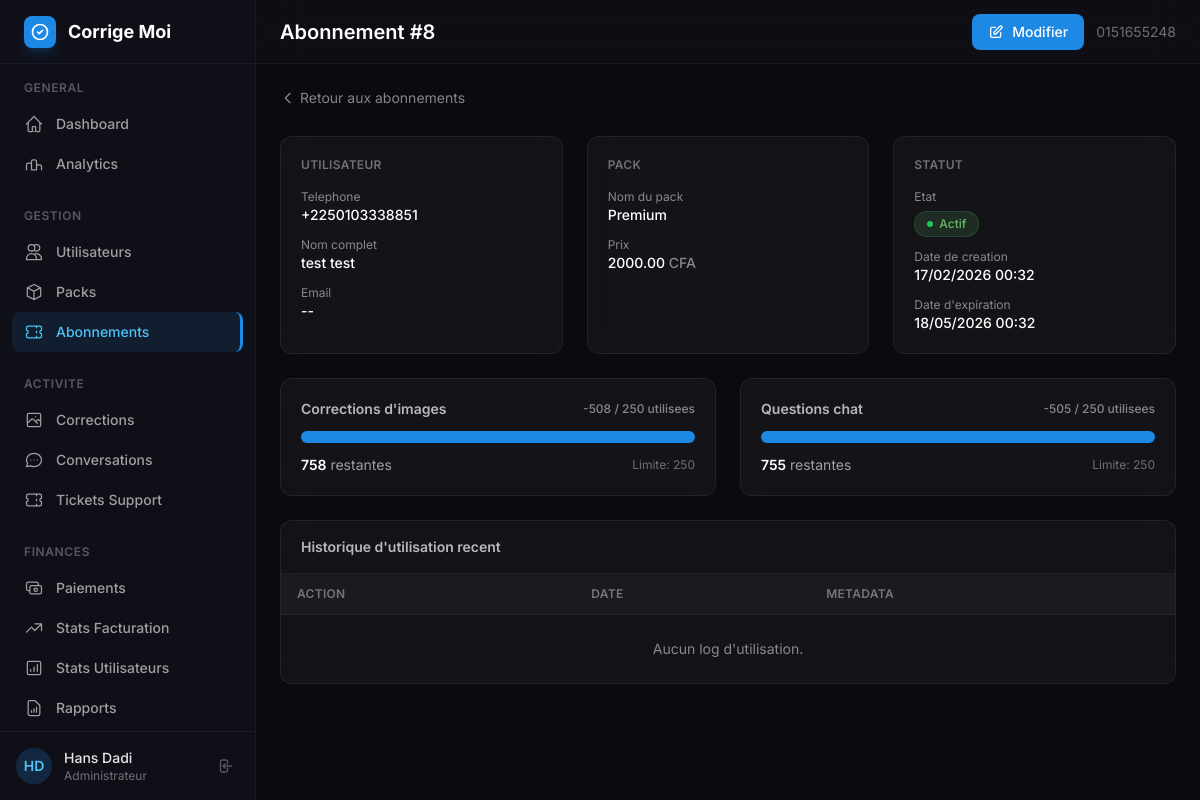
Page /custom-admin/subscription/8/ (signed in) on the earlier database version.
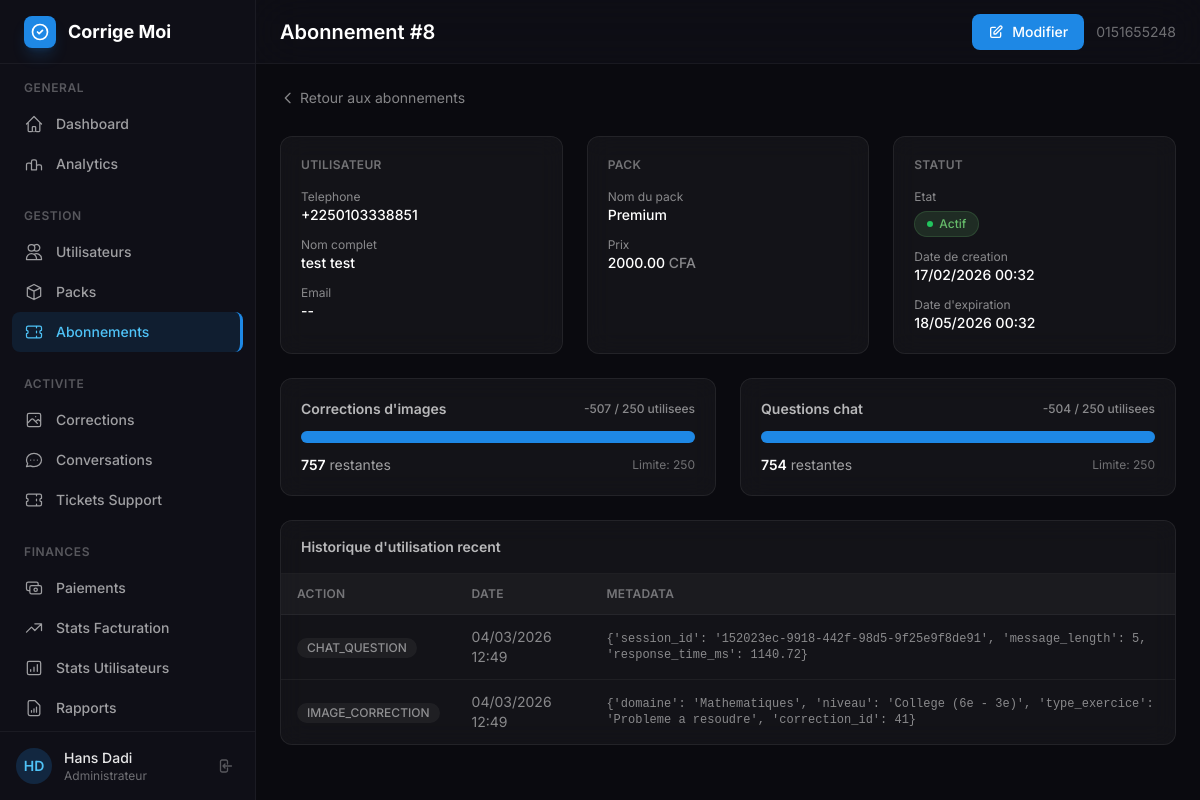
Same page on the later database version.
### subscriptions/models.py (models this page shows, shortened)
class Subscription(models.Model):
    user = models.ForeignKey(
        User, on_delete=models.CASCADE, related_name="subscriptions"
    )
    pack = models.ForeignKey(Pack, on_delete=models.CASCADE, related_name="subscriptions")
    token = models.UUIDField(default=uuid.uuid4, editable=False, unique=True)
    api_key = models.CharField(max_length=100, unique=True, default=generate_api_key)
    image_corrections_remaining = models.PositiveIntegerField(default=0)
    chat_questions_remaining = models.PositiveIntegerField(default=0)
    is_active = models.BooleanField(default=True)
    created_at = models.DateTimeField(auto_now_add=True)
    expires_at = models.DateTimeField(null=True, blank=True)
    class Meta:
        pass

class Pack(models.Model):
    DURATION_CHOICES = [
        (0, 'Illimité'),
        (30, '30 jours'),
        (90, '90 jours'),
        (365, '1 an'),
    ]
    name = models.CharField(max_length=100, unique=True)
    slug = models.SlugField(max_length=100, blank=True)
    price = models.DecimalField(max_digits=10, decimal_places=2)
    description = models.TextField()
    features = models.JSONField(default=list, blank=True)
    is_best_plan = models.BooleanField(default=False)
    is_active = models.BooleanField(default=True)
    image_corrections_limit = models.PositiveIntegerField(
        default=0,
        help_text="Nombre d'envois d'images autorisés (0 = illimité)"
    )
    chat_questions_limit = models.PositiveIntegerField(
        default=0,
        help_text="Nombre de questions au chatbot autorisées (0 = illimité)"
    )
    duration = models.PositiveIntegerField(
        choices=DURATION_CHOICES,
        default=30,
        help_text="Durée en jours (0 = illimité)"
    )
    created_at = models.DateTimeField(auto_now_add=True)
    updated_at = models.DateTimeField(auto_now=True)
    class Meta:
        verbose_name = "Pack Abonnement"
        verbose_name_plural = "Packs Abonnement"

class UsageLog(models.Model):
    ACTION_TYPES = [
        ('IMAGE_CORRECTION', 'Correction d\'image'),
        ('CHAT_QUESTION', 'Question au chatbot'),
    ]
    subscription = models.ForeignKey(
        Subscription, on_delete=models.CASCADE, related_name="usage_logs"
    )
    action = models.CharField(max_length=20, choices=ACTION_TYPES)
    timestamp = models.DateTimeField(auto_now_add=True)
    metadata = models.JSONField(default=dict, blank=True)  # ex: domaine, niveau, etc.
    class Meta:
        ordering = ['-timestamp']
        indexes = [models.Index(fields=['-timestamp'])]

### authentification/models.py (models this page shows, shortened)
class CustomUser(AbstractBaseUser, PermissionsMixin):
    ROLE_CHOICES = [('student', 'Élève'), ('teacher', 'Enseignant')]
    phone_number = models.CharField(
        max_length=15,
        unique=True,
        error_messages={
            'unique': _("Un utilisateur avec ce numéro de téléphone existe déjà.")
        }
    )
    email = models.EmailField(blank=True, null=True)
    first_name = models.CharField(max_length=50)
    last_name = models.CharField(max_length=50)
    is_active = models.BooleanField(default=True)
    is_staff = models.BooleanField(default=False)
    is_verified = models.BooleanField(default=False)
    role = models.CharField(max_length=10, choices=ROLE_CHOICES, default='student')
    country = models.CharField(max_length=100, blank=True, null=True)
    school_level = models.CharField(max_length=100, blank=True, null=True)
    institution = models.CharField(max_length=200, blank=True, null=True)
    age = models.PositiveIntegerField(blank=True, null=True)
    date_joined = models.DateTimeField(default=timezone.now)
    USERNAME_FIELD = 'phone_number'
    REQUIRED_FIELDS = ['first_name', 'last_name']
    objects = CustomUserManager()

### custom_admin/views.py (the view)
# urls.py: path('subscription/<int:subscription_id>/', views.admin_subscription_detail, name='subscription_detail'),
@staff_required
def admin_subscription_detail(request, subscription_id):
    sub = get_object_or_404(
        Subscription.objects.select_related('user', 'pack'),
        id=subscription_id
    )
    images_limit = sub.pack.image_corrections_limit or 999999
    chat_limit = sub.pack.chat_questions_limit or 999999
    images_used = images_limit - sub.image_corrections_remaining
    chat_used = chat_limit - sub.chat_questions_remaining
    recent_logs = UsageLog.objects.filter(subscription=sub).order_by('-timestamp')[:10]
    context = {
        'subscription': sub,
        'images_used': images_used,
        'chat_used': chat_used,
        'images_limit': images_limit,
        'chat_limit': chat_limit,
        'recent_logs': recent_logs,
    }
    return render(request, 'custom_admin/admin/subscription_detail.html', context)

### custom_admin/views.py (called while the page is built)
def staff_required(view_func):
    @wraps(view_func)
    def wrapper(request, *args, **kwargs):
        if not request.user.is_authenticated:
            from django.shortcuts import redirect
            return redirect(f'/custom-admin/login/?next={request.path}')
        if not request.user.is_staff:
            from django.shortcuts import render as _render
            return _render(request, '403.html', status=403)
        return view_func(request, *args, **kwargs)
    return wrapper

### custom_admin/templates/custom_admin/admin/subscription_detail.html (shortened to what the changed rows need)
{% extends "custom_admin/base_admin.html" %}
{% block page_title %}Abonnement #{{ subscription.id }}{% endblock %}
{% block content %}
<div class="grid grid-cols-1 lg:grid-cols-3 gap-6 mb-6">
    <div class="glass-card rounded-xl p-5">
        <div class="space-y-3">
            <div>
                <p class="text-xs text-white/50">Telephone</p>
                <p class="text-sm font-medium text-white">{{ subscription.user.phone_number }}</p>
            </div>
            <div>
                <p class="text-xs text-white/50">Nom complet</p>
                <p class="text-sm font-medium text-white">{{ subscription.user.first_name }} {{ subscription.user.last_name }}</p>
            </div>
            <div>
                <p class="text-xs text-white/50">Email</p>
                <p class="text-sm font-medium text-white">{{ subscription.user.email|default:"--" }}</p>
            </div>
        </div>
    </div>
    <div class="glass-card rounded-xl p-5">
        <div class="space-y-3">
            <div>
                <p class="text-xs text-white/50">Nom du pack</p>
                <p class="text-sm font-medium text-white">{{ subscription.pack.name }}</p>
            </div>
            <div>
                <p class="text-xs text-white/50">Prix</p>
                <p class="text-sm font-medium text-white">{{ subscription.pack.price }} <span class="text-white/50">CFA</span></p>
            </div>
        </div>
    </div>
    <div class="glass-card rounded-xl p-5">
        <div class="space-y-3">
            <div>
                <p class="text-xs text-white/50">Date de creation</p>
                <p class="text-sm font-medium text-white">{{ subscription.created_at|date:"d/m/Y H:i" }}</p>
            </div>
            <div>
                <p class="text-xs text-white/50">Date d'expiration</p>
                <p class="text-sm font-medium text-white">{{ subscription.expires_at|date:"d/m/Y H:i" }}</p>
            </div>
        </div>
    </div>
</div>
<div class="grid grid-cols-1 md:grid-cols-2 gap-6 mb-6">
    <div class="glass-card rounded-xl p-5">
        <div class="flex items-center justify-between mb-3">
            <h3 class="text-sm font-semibold text-white/70">Corrections d'images</h3>
            <span class="text-xs font-medium text-white/50">{{ images_used }} / {{ images_limit }} utilisees</span>
        </div>
            {% widthratio images_used images_limit 100 as images_pct %}
        <div class="flex items-center justify-between">
            <p class="text-sm text-white/60">
                <span class="font-semibold text-white">{{ subscription.image_corrections_remaining }}</span> restantes
            </p>
        </div>
    </div>
    <div class="glass-card rounded-xl p-5">
        <div class="flex items-center justify-between mb-3">
            <h3 class="text-sm font-semibold text-white/70">Questions chat</h3>
            <span class="text-xs font-medium text-white/50">{{ chat_used }} / {{ chat_limit }} utilisees</span>
        </div>
            {% widthratio chat_used chat_limit 100 as chat_pct %}
        <div class="flex items-center justify-between">
            <p class="text-sm text-white/60">
                <span class="font-semibold text-white">{{ subscription.chat_questions_remaining }}</span> restantes
            </p>
        </div>
    </div>
</div>
<div class="glass-card rounded-xl overflow-hidden">
    <div class="overflow-x-auto">
        <table class="w-full text-sm text-left">
            <thead class="bg-white/[0.03] border-b border-white/5">
                <tr>
                    <th class="px-4 py-3 text-xs font-semibold text-white/40 uppercase tracking-wide">Action</th>
                    <th class="px-4 py-3 text-xs font-semibold text-white/40 uppercase tracking-wide">Date</th>
                    <th class="px-4 py-3 text-xs font-semibold text-white/40 uppercase tracking-wide">Metadata</th>
                </tr>
            </thead>
            <tbody class="divide-y divide-white/5">
                {% for log in recent_logs %}
                <tr class="hover:bg-white/[0.03] transition-colors">
                    <td class="px-4 py-3">
                        <span class="inline-flex items-center px-2.5 py-0.5 rounded-full text-xs font-medium
                            {% if log.action == 'image_correction' %}badge-violet
                            {% elif log.action == 'chat_question' %}badge-info
                            {% else %}bg-white/5 text-white/50{% endif %}">
                            {{ log.action }}
                        </span>
                    </td>
                    <td class="px-4 py-3 text-white/50">{{ log.timestamp|date:"d/m/Y H:i" }}</td>
                    <td class="px-4 py-3 text-white/50 text-xs font-mono">{{ log.metadata|default:"--" }}</td>
                </tr>
                {% empty %}
                <tr>
                    <td colspan="3" class="px-4 py-6 text-center text-white/50 text-sm">Aucun log d'utilisation.</td>
                </tr>
                {% endfor %}
            </tbody>
        </table>
    </div>
</div>
{% endblock %}

Differences in the rows shown:
changed Subscription "test": image_corrections_remaining "758" → "757"; chat_questions_remaining "755" → "754"
added UsageLog: action "CHAT_QUESTION", timestamp "04/03/2026 12:49", metadata "{'session_id': '152023ec-9918-442f-98d5-9f25e9f8de91', 'message_length': 5, 'response_time_ms': 1140.72}"
added UsageLog: action "IMAGE_CORRECTION", timestamp "04/03/2026 12:49", metadata "{'domaine': 'Mathematiques', 'niveau': 'College (6e - 3e)', 'type_exercice': 'Probleme a resoudre', 'correction_id': 41}"
Other differences:
{{ images_used }}: "-508" → "-507"
{{ chat_used }}: "-505" → "-504"
text no longer shown: "Aucun log d'utilisation."
